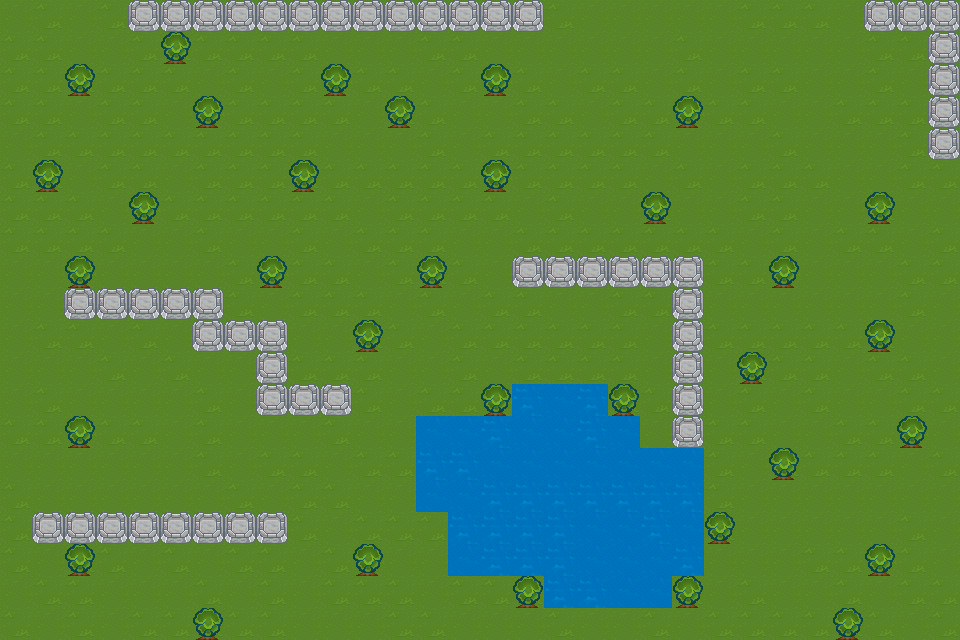

Rendered tile map (Tiled .tmx) drawn with the repository's tilesets; below, a short description and the map source with its tile grids summarised:
An orthogonal 30x20 tile map with 32x32 px tiles, 2 tile layers (Background, Breakables) and 26 objects (19x bug, 6x water, player).

<map version="1.0" orientation="orthogonal" width="30" height="20" tilewidth="32" tileheight="32">
 <tileset firstgid="1" name="bg-tiles" tilewidth="32" tileheight="32" spacing="6" margin="4">
  <image source="tmx-bg-tiles.atlasc/tmx-bg-tiles.1.png" width="128" height="256" />
  <tile id="5">
   <properties>
    <property name="tree" value="1" />
   </properties>
  </tile>
  <tile id="8">
   <properties>
    <property name="wall" value="1" />
   </properties>
  </tile>
 </tileset>
 <layer name="Background" width="30" height="20">
  <data>[600 cells, 600 non-empty, 5 distinct tile ids]</data>
 </layer>
 <layer name="Breakables" width="30" height="20">
  <data>[600 cells, 33 non-empty, 1 distinct tile ids]</data>
 </layer>
 <objectgroup name="Bugs" width="30" height="20">
  <object name="bug" x="768" y="96" />
  <object name="bug" x="544" y="128" />
  <object name="bug" x="32" y="32" />
  <object name="bug" x="128" y="128" />
  <object name="bug" x="256" y="64" />
  <object name="bug" x="224" y="192" />
  <object name="bug" x="32" y="288" />
  <object name="bug" x="32" y="416" />
  <object name="bug" x="224" y="448" />
  <object name="bug" x="96" y="608" />
  <object name="bug" x="288" y="576" />
  <object name="bug" x="384" y="512" />
  <object name="bug" x="480" y="608" />
  <object name="bug" x="768" y="576" />
  <object name="bug" x="896" y="480" />
  <object name="bug" x="768" y="320" />
  <object name="bug" x="864" y="256" />
  <object name="bug" x="416" y="192" />
  <object name="bug" x="320" y="320" />
  <object name="player" x="480" y="320">
   <ellipse />
  </object>
 </objectgroup>
 <objectgroup name="CollisionAreas" width="30" height="20">
  <object name="water" x="448" y="448" width="256" height="128" />
  <object name="water" x="512" y="384" width="96" height="64" />
  <object name="water" x="608" y="416" width="32" height="32" />
  <object name="water" x="416" y="416" width="96" height="32" />
  <object name="water" x="416" y="448" width="32" height="64" />
  <object name="water" x="544" y="576" width="128" height="32" />
 </objectgroup>
</map>